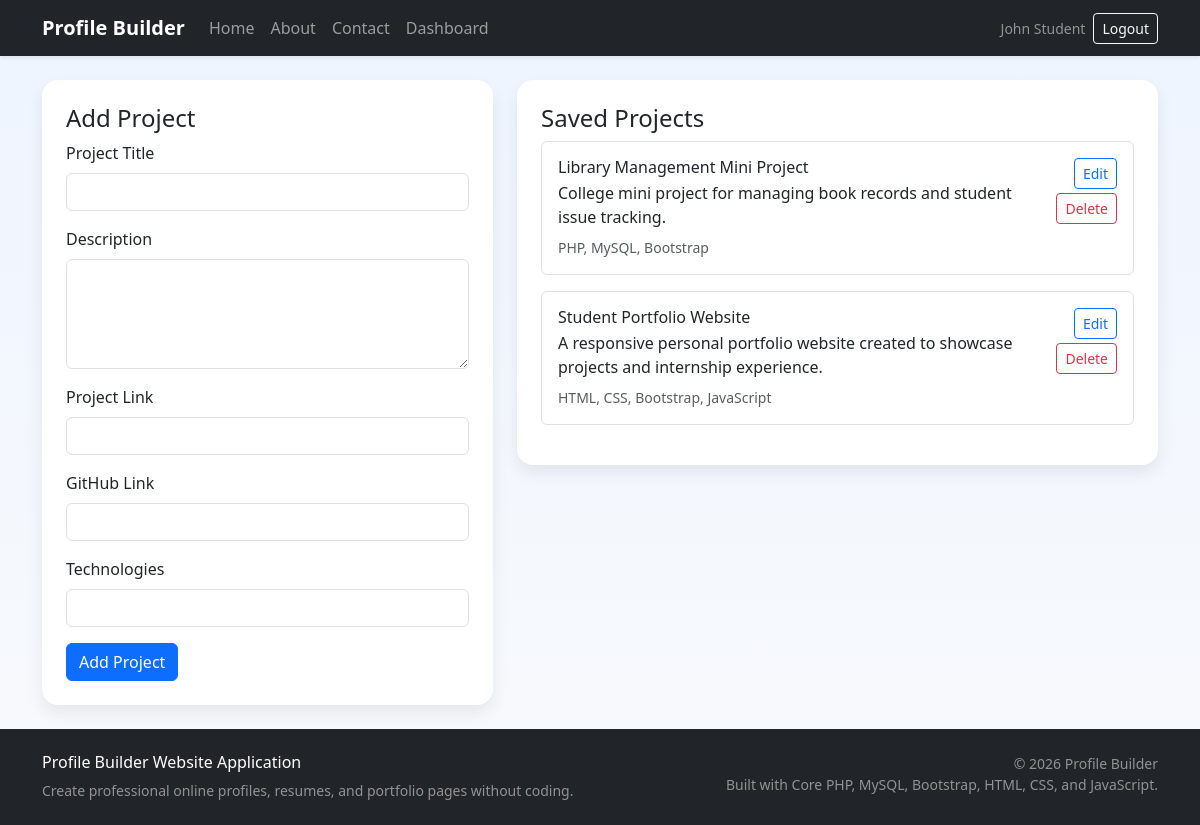
The page /user/projects.php (signed in) on the database its author committed.
### tables this page shows
CREATE TABLE projects (
    id INT AUTO_INCREMENT PRIMARY KEY,
    user_id INT NOT NULL,
    title VARCHAR(150) NOT NULL,
    description TEXT NOT NULL,
    project_link VARCHAR(255) NULL,
    github_link VARCHAR(255) NULL,
    technologies VARCHAR(255) NULL,
    created_at TIMESTAMP NOT NULL DEFAULT CURRENT_TIMESTAMP,
    CONSTRAINT fk_projects_user FOREIGN KEY (user_id) REFERENCES users(id) ON DELETE CASCADE
);

### includes/functions.php (called while the page is built, shortened)
<?php
require_once __DIR__ . '/../config/database.php';
function db(): PDO
{
    global $pdo;
    return $pdo;
}
function e(?string $value): string
{
    return htmlspecialchars((string) $value, ENT_QUOTES, 'UTF-8');
}
function current_user(): ?array
{
    return $_SESSION['user'] ?? null;
}
function get_records(string $table, int $userId, string $orderBy = 'id DESC'): array
{
    $allowed = ['education', 'skills', 'projects', 'certificates'];
    $stmt = db()->prepare("SELECT * FROM {$table} WHERE user_id = ? ORDER BY {$orderBy}");
    $stmt->execute([$userId]);
    return $stmt->fetchAll();
}

### user/projects.php (the view, shortened to what this page needs)
<?php
$userId = (int) current_user()['id'];
$editItem = null;
$records = get_records('projects', $userId, 'created_at DESC');
require_once __DIR__ . '/../includes/header.php';
?>
<div class="row g-4">
    <div class="col-lg-5">
        <div class="card form-card">
            <div class="card-body p-4">
                <h1 class="h4"><?= $editItem ? 'Edit Project' : 'Add Project'; ?></h1>
                <form method="post">
                    <div class="mb-3"><label class="form-label">Project Title</label><input type="text" name="title" class="form-control" required value="<?= e($editItem['title'] ?? ''); ?>"></div>
                    <div class="mb-3"><label class="form-label">Description</label><textarea name="description" class="form-control" rows="4" required><?= e($editItem['description'] ?? ''); ?></textarea></div>
                    <div class="mb-3"><label class="form-label">Project Link</label><input type="url" name="project_link" class="form-control" value="<?= e($editItem['project_link'] ?? ''); ?>"></div>
                    <div class="mb-3"><label class="form-label">GitHub Link</label><input type="url" name="github_link" class="form-control" value="<?= e($editItem['github_link'] ?? ''); ?>"></div>
                    <div class="mb-3"><label class="form-label">Technologies</label><input type="text" name="technologies" class="form-control" value="<?= e($editItem['technologies'] ?? ''); ?>"></div>
                    <button class="btn btn-primary" type="submit"><?= $editItem ? 'Update' : 'Add'; ?> Project</button>
                </form>
            </div>
        </div>
    </div>
    <div class="col-lg-7">
        <div class="card content-card">
            <div class="card-body p-4">
                <h2 class="h4">Saved Projects</h2>
                <?php foreach ($records as $record): ?>
                    <div class="border rounded p-3 mb-3">
                        <div class="d-flex justify-content-between align-items-start gap-3">
                            <div>
                                <h3 class="h6 mb-1"><?= e($record['title']); ?></h3>
                                <p class="mb-2"><?= e($record['description']); ?></p>
                                <div class="small text-muted"><?= e($record['technologies']); ?></div>
                            </div>
                            <div class="text-end">
                                <a class="btn btn-sm btn-outline-primary mb-1" href="?edit=<?= (int) $record['id']; ?>">Edit</a>
                                <a class="btn btn-sm btn-outline-danger" data-confirm="Delete this project?" href="?delete=<?= (int) $record['id']; ?>">Delete</a>
                            </div>
                        </div>
                    </div>
                <?php endforeach; ?>
            </div>
        </div>
    </div>
</div>
<?php require_once __DIR__ . '/../includes/footer.php'; ?>

### assets/css/style.css (style rules this page uses)
:root { --primary-color: #0f4c81; --secondary-color: #1f2937; --accent-color: #f59e0b; --surface-color: #f8fafc; }
body { background: linear-gradient(180deg, #eef4ff 0%, #f8fafc 100%); color: #1f2937; min-height: 100vh; }
.form-card, .content-card { border: 0; border-radius: 1rem; box-shadow: 0 0.5rem 1rem rgba(15, 23, 42, 0.08); }

### rows shown on the page
projects: title "Library Management Mini Project", description "College mini project for managing book records and student issue tracking.", technologies "PHP, MySQL, Bootstrap"
projects: title "Student Portfolio Website", description "A responsive personal portfolio website created to showcase projects and internship experience.", technologies "HTML, CSS, Bootstrap, JavaScript"

### other values the page prints
current_user()['name'] "John Student"
